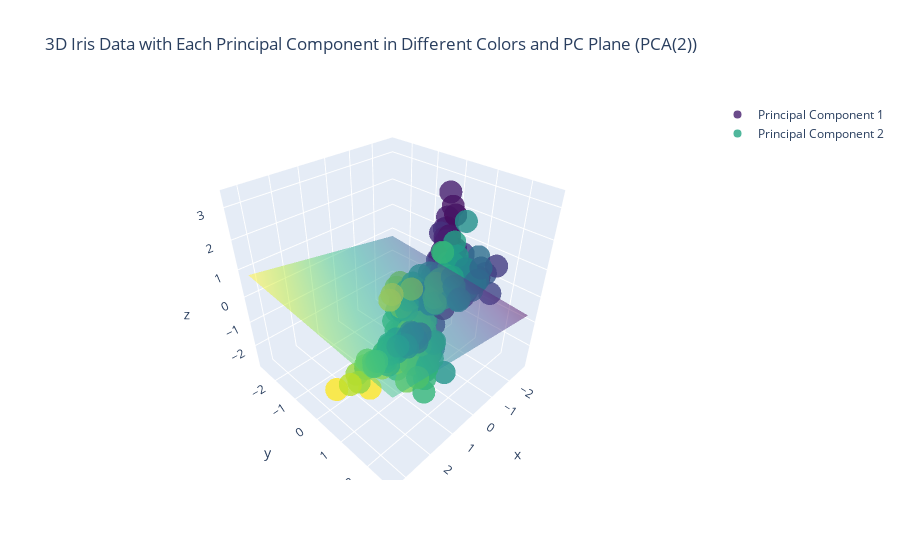

Notebook cell for this chart:
### Code cell
import plotly.graph_objects as go
import numpy as np
from sklearn.datasets import load_iris
from sklearn.decomposition import PCA
from sklearn.preprocessing import StandardScaler

# Load the Iris dataset
iris = load_iris()
X = iris.data
y = iris.target

# Standardize the data
X_standardized = StandardScaler().fit_transform(X)

# Apply PCA with 2 components
pca = PCA(n_components=2)
X_pca = pca.fit_transform(X_standardized)

# Create a meshgrid for the PC plane
x_range = np.linspace(X_pca[:, 0].min(), X_pca[:, 0].max(), 100)
y_range = np.linspace(X_pca[:, 1].min(), X_pca[:, 1].max(), 100)
xx, yy = np.meshgrid(x_range, y_range)

# Calculate the corresponding z values for the PC plane
zz = np.zeros_like(xx)
for i in range(X_pca.shape[0]):
    zz += (X_pca[i, 0] * xx + X_pca[i, 1] * yy) / np.sqrt(X_pca[i, 0]**2 + X_pca[i, 1]**2)

zz /= X_pca.shape[0]

# Create a 3D scatter plot with PCA-transformed data and PC plane
fig = go.Figure()

# Scatter plot of PCA-transformed Iris data with each feature in different colors
for feature_index in range(X_pca.shape[1]):
    fig.add_trace(go.Scatter3d(
        x=X_pca[:, feature_index],
        y=y,
        z=X_pca[:, (feature_index + 1) % 2],  # Using the next dimension for z to create a 3D effect
        mode='markers',
        marker=dict(
            size=8,
            color=X_pca[:, feature_index],
            colorscale='Viridis',  # You can choose a different colorscale
            opacity=0.8
        ),
        name=f'Principal Component {feature_index + 1}'
    ))

# Add the PC plane as a surface plot
fig.add_trace(go.Surface(x=x_range, y=y_range, z=zz, opacity=0.5, colorscale='Viridis', showscale=False))

# Set layout
fig.update_layout(scene=dict(aspectmode="cube"))
fig.update_layout(title='3D Iris Data with Each Principal Component in Different Colors and PC Plane (PCA(2))')

# Show the plot
fig.show()

### Figure 1 — Plotly figure (JSON) as saved in the notebook; plotly's stock layout.template omitted (floating-point values rounded to 4 significant figures; data arrays with more than 128 entries replaced by an {"elided": "..."} marker saying what was removed)
{"data": [{"marker": {"color": {"elided": "150 float values"}, "colorscale": [[0, "#440154"], [0.1111, "#482878"], [0.2222, "#3e4989"], [0.3333, "#31688e"], [0.4444, "#26828e"], [0.5556, "#1f9e89"], [0.6667, "#35b779"], [0.7778, "#6ece58"], [0.8889, "#b5de2b"], [1, "#fde725"]], "opacity": 0.8, "size": 8}, "mode": "markers", "name": "Principal Component 1", "type": "scatter3d", "x": {"elided": "150 float values"}, "y": {"elided": "150 int values"}, "z": {"elided": "150 float values"}}, {"marker": {"color": {"elided": "150 float values"}, "colorscale": [[0, "#440154"], [0.1111, "#482878"], [0.2222, "#3e4989"], [0.3333, "#31688e"], [0.4444, "#26828e"], [0.5556, "#1f9e89"], [0.6667, "#35b779"], [0.7778, "#6ece58"], [0.8889, "#b5de2b"], [1, "#fde725"]], "opacity": 0.8, "size": 8}, "mode": "markers", "name": "Principal Component 2", "type": "scatter3d", "x": {"elided": "150 float values"}, "y": {"elided": "150 int values"}, "z": {"elided": "150 float values"}}, {"colorscale": [[0, "#440154"], [0.1111, "#482878"], [0.2222, "#3e4989"], [0.3333, "#31688e"], [0.4444, "#26828e"], [0.5556, "#1f9e89"], [0.6667, "#35b779"], [0.7778, "#6ece58"], [0.8889, "#b5de2b"], [1, "#fde725"]], "opacity": 0.5, "showscale": false, "type": "surface", "x": [-2.774, -2.713, -2.651, -2.59, -2.528, -2.467, -2.406, -2.344, -2.283, -2.221, -2.16, -2.098, -2.037, -1.975, -1.914, -1.852, -1.791, -1.729, -1.668, -1.607, -1.545, -1.484, -1.422, -1.361, -1.299, -1.238, -1.176, -1.115, -1.053, -0.9919, -0.9304, -0.8689, -0.8075, -0.746, -0.6845, -0.6231, -0.5616, -0.5001, -0.4387, -0.3772, -0.3157, -0.2543, -0.1928, -0.1313, -0.06988, -0.008417, 0.05305, 0.1145, 0.176, 0.2374, 0.2989, 0.3604, 0.4218, 0.4833, 0.5448, 0.6062, 0.6677, 0.7292, 0.7906, 0.8521, 0.9136, 0.975, 1.036, 1.098, 1.159, 1.221, 1.282, 1.344, 1.405, 1.467, 1.528, 1.59, 1.651, 1.713, 1.774, 1.836, 1.897, 1.958, 2.02, 2.081, 2.143, 2.204, 2.266, 2.327, 2.389, 2.45, 2.512, 2.573, 2.635, 2.696, 2.758, 2.819, 2.88, 2.942, 3.003, 3.065, 3.126, 3.188, 3.249, 3.311], "y": [-2.654, -2.6, -2.546, -2.492, -2.438, -2.384, -2.33, -2.276, -2.223, -2.169, -2.115, -2.061, -2.007, -1.953, -1.899, -1.845, -1.791, -1.737, -1.683, -1.629, -1.575, -1.521, -1.467, -1.413, -1.359, -1.305, -1.252, -1.198, -1.144, -1.09, -1.036, -0.9818, -0.9279, -0.874, -0.82, -0.7661, -0.7121, -0.6582, -0.6042, -0.5503, -0.4964, -0.4424, -0.3885, -0.3345, -0.2806, -0.2266, -0.1727, -0.1188, -0.06481, -0.01087, 0.04308, 0.09702, 0.151, 0.2049, 0.2588, 0.3128, 0.3667, 0.4207, 0.4746, 0.5286, 0.5825, 0.6365, 0.6904, 0.7443, 0.7983, 0.8522, 0.9062, 0.9601, 1.014, 1.068, 1.122, 1.176, 1.23, 1.284, 1.338, 1.392, 1.446, 1.5, 1.553, 1.607, 1.661, 1.715, 1.769, 1.823, 1.877, 1.931, 1.985, 2.039, 2.093, 2.147, 2.201, 2.255, 2.309, 2.363, 2.417, 2.471, 2.524, 2.578, 2.632, 2.686], "z": {"elided": "100x100 float values"}}], "layout": {"scene": {"aspectmode": "cube"}, "title": {"text": "3D Iris Data with Each Principal Component in Different Colors and PC Plane (PCA(2))"}}}
